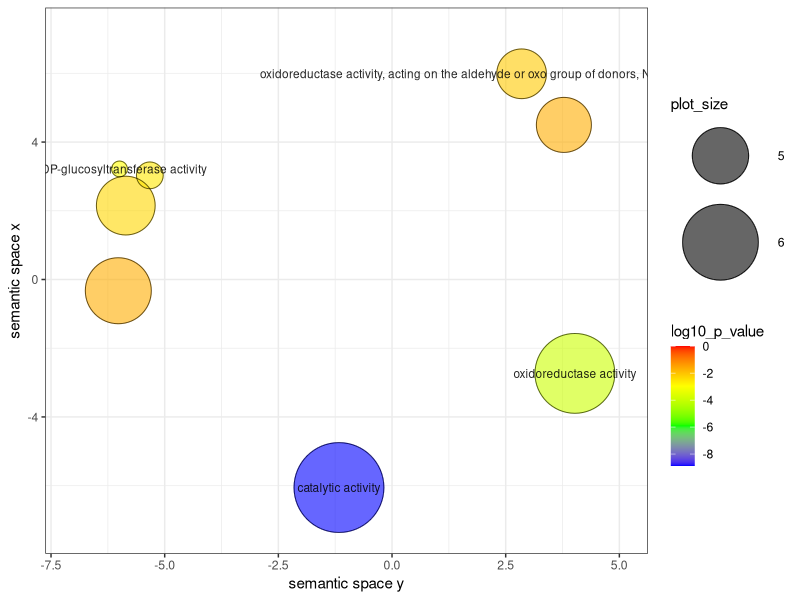

This figure's R source:
# A plotting R script
# If you don't have the ggplot2 package installed, uncomment the following line:
# install.packages( "ggplot2" );
library( ggplot2 );
install.packages( "scales" );
library( scales );
revigo.names <- c("term_ID","description","frequency_%","plot_X","plot_Y","plot_size","log10_p_value","uniqueness","dispensability");
revigo.data <- rbind(c("GO:0003824","catalytic activity",65.827,-1.167,-6.054, 6.967,-8.8729,0.916,0.000),
                     c("GO:0035251","UDP-glucosyltransferase activity", 0.102,-5.994, 3.218, 4.157,-2.9245,0.351,0.000),
                     c("GO:0016620","oxidoreductase activity, acting on the aldehyde or oxo group of donors, NAD or NADP as acceptor", 0.395, 2.850, 5.986, 4.745,-2.1096,0.660,0.023),
                     c("GO:0016491","oxidoreductase activity",12.783, 4.022,-2.732, 6.255,-3.9469,0.735,0.038),
                     c("GO:0016757","transferase activity, transferring glycosyl groups", 1.986,-6.020,-0.327, 5.447,-1.6517,0.546,0.228),
                     c("GO:0016903","oxidoreductase activity, acting on the aldehyde or oxo group of donors", 0.627, 3.780, 4.499, 4.946,-1.6615,0.659,0.338),
                     c("GO:0016758","transferase activity, transferring hexosyl groups", 0.898,-5.856, 2.151, 5.102,-2.3098,0.325,0.662),
                     c("GO:0046527","glucosyltransferase activity", 0.118,-5.327, 3.031, 4.219,-2.5784,0.348,0.685));

one.data <- data.frame(revigo.data);
names(one.data) <- revigo.names;
one.data <- one.data [(one.data$plot_X != "null" & one.data$plot_Y != "null"), ];
one.data$plot_X <- as.numeric( as.character(one.data$plot_X) );
one.data$plot_Y <- as.numeric( as.character(one.data$plot_Y) );
one.data$plot_size <- as.numeric( as.character(one.data$plot_size) );
one.data$log10_p_value <- as.numeric( as.character(one.data$log10_p_value) );
one.data$frequency <- as.numeric( as.character(one.data$frequency) );
one.data$uniqueness <- as.numeric( as.character(one.data$uniqueness) );
one.data$dispensability <- as.numeric( as.character(one.data$dispensability) );

# Names of the axes, sizes of the numbers and letters, names of the columns,
# etc. can be changed below

p1 <- ggplot( data = one.data );
p1 <- p1 + geom_point( aes( plot_X, plot_Y, colour = log10_p_value, size = plot_size), alpha = I(0.6) ) + scale_size_area();
p1 <- p1 + scale_colour_gradientn( colours = c("blue", "green", "yellow", "red"), limits = c( min(one.data$log10_p_value), 0) );
p1 <- p1 + geom_point( aes(plot_X, plot_Y, size = plot_size), shape = 21, fill = "transparent", colour = I (alpha ("black", 0.6) )) + scale_size_area();
p1 <- p1 + scale_size( range=c(5, 30)) + theme_bw(); # + scale_fill_gradientn(colours = heat_hcl(7), limits = c(-300, 0) );
ex <- one.data [ one.data$dispensability < 0.15, ]; 
p1 <- p1 + geom_text( data = ex, aes(plot_X, plot_Y, label = description), colour = I(alpha("black", 0.85)), size = 3 );
p1 <- p1 + labs (y = "semantic space x", x = "semantic space y");
p1 <- p1 + theme(legend.key = element_blank()) ;
one.x_range = max(one.data$plot_X) - min(one.data$plot_X);
one.y_range = max(one.data$plot_Y) - min(one.data$plot_Y);
p1 <- p1 + xlim(min(one.data$plot_X)-one.x_range/10,max(one.data$plot_X)+one.x_range/10);
p1 <- p1 + ylim(min(one.data$plot_Y)-one.y_range/10,max(one.data$plot_Y)+one.y_range/10);



# --------------------------------------------------------------------------
# Output the plot to screen

p1;